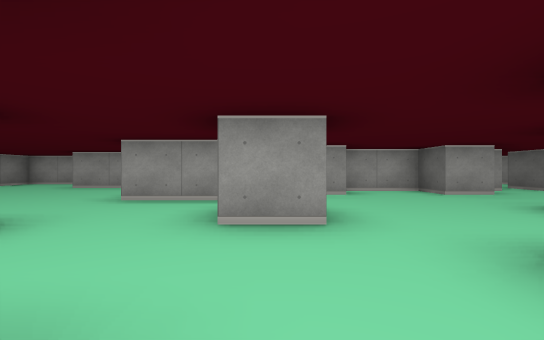
view 1 (above)

23 first-person views from a walk through a cub3D ray-caster map. The camera is about half as high as the walls, looks level and sees 90° across. The floor is counted in squares. Each view is taken from the middle of a square. On the plan, view 1 faces up. The plan holds only what a view shows up to about 9 squares ahead; the rest is blank.

view 2
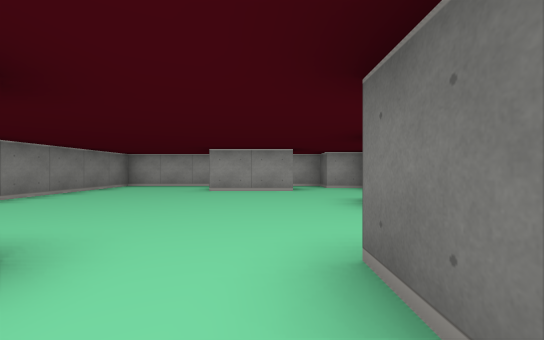

view 3
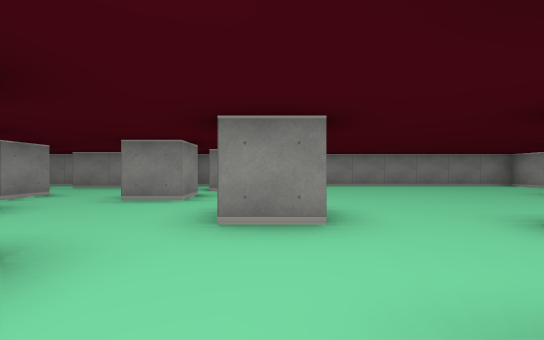

view 4
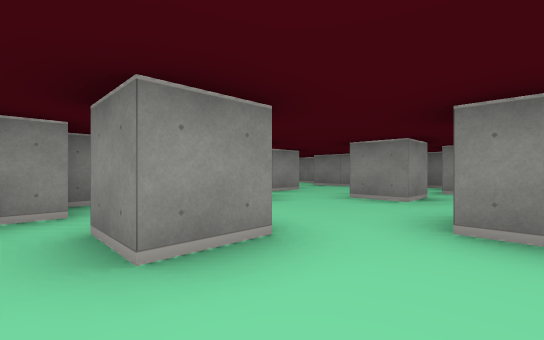

view 5
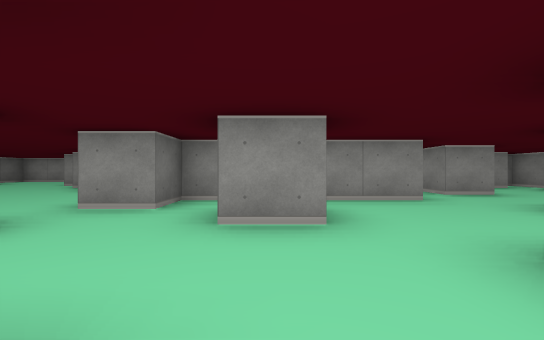

view 6
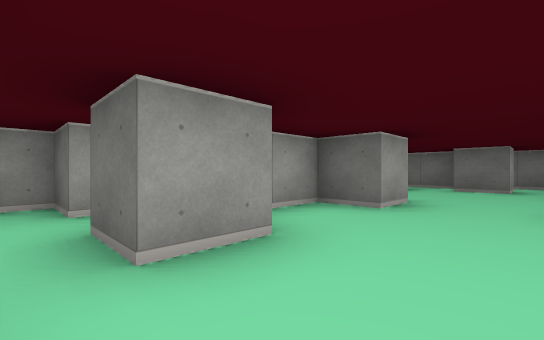

view 7
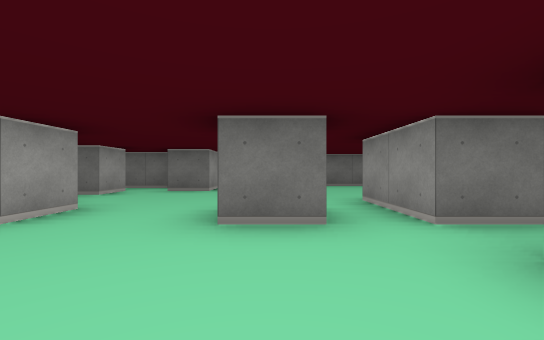

view 8
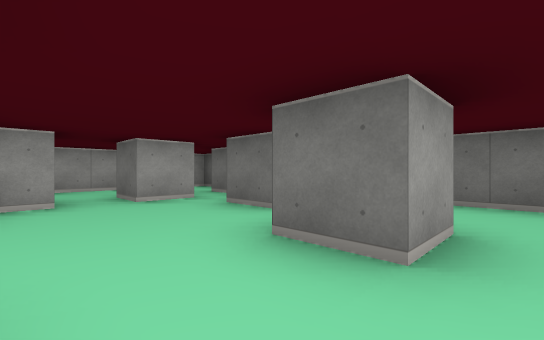

view 9
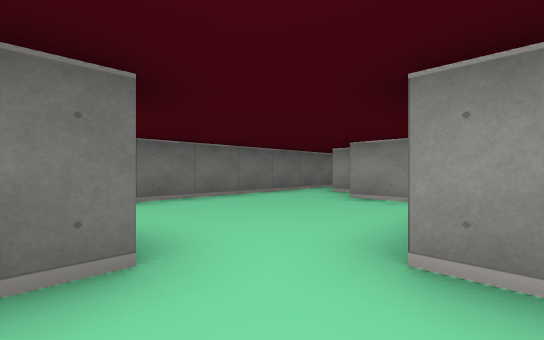

view 10
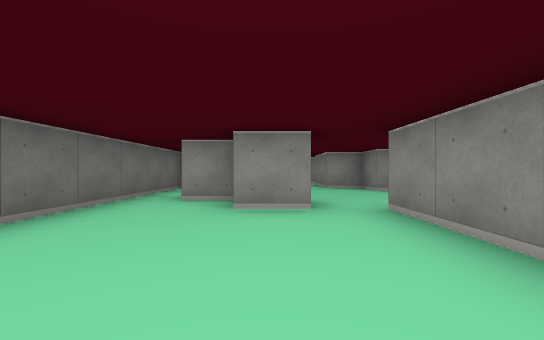

view 11
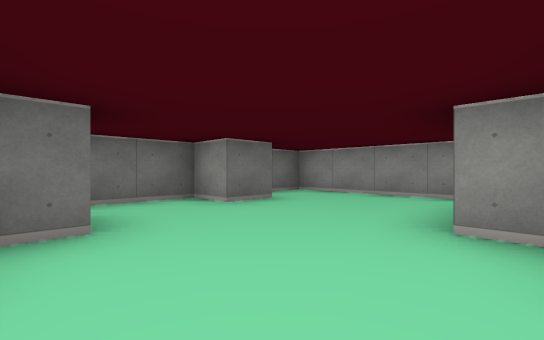

view 12
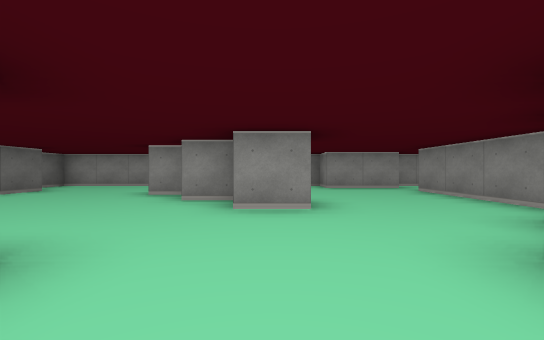

view 13
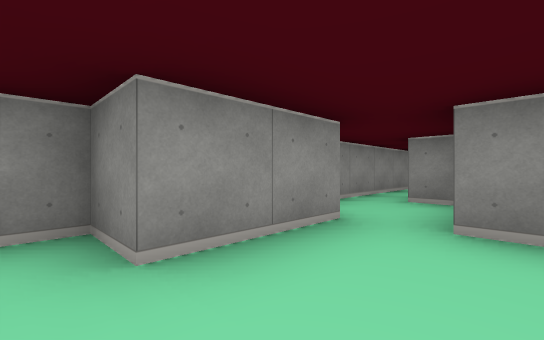

view 14
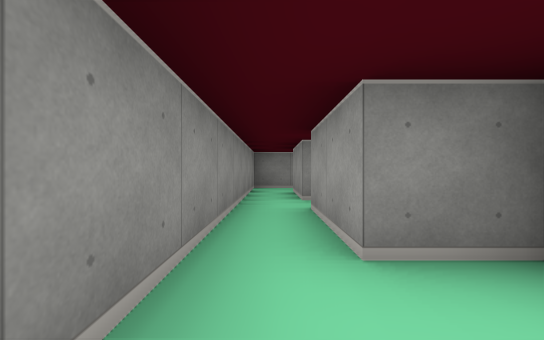

view 15
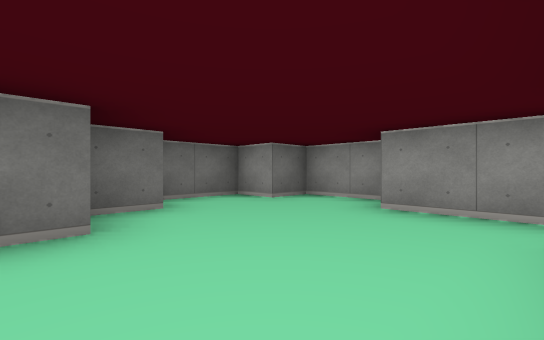

view 16
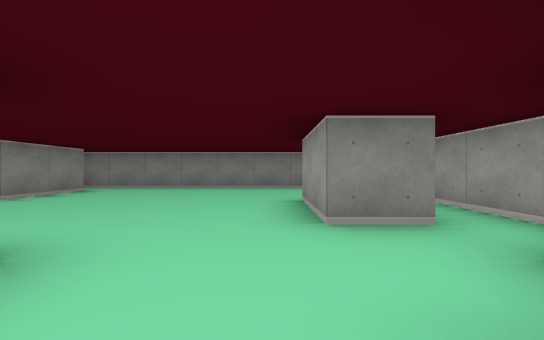

view 17
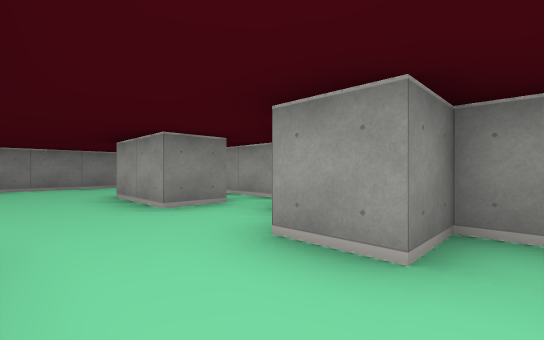

view 18
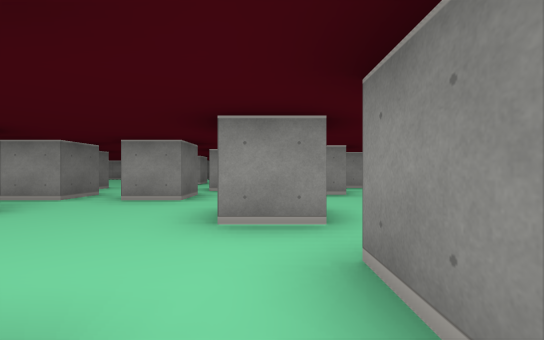

view 19
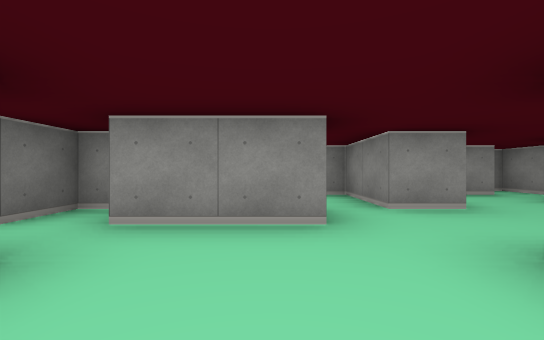

view 20
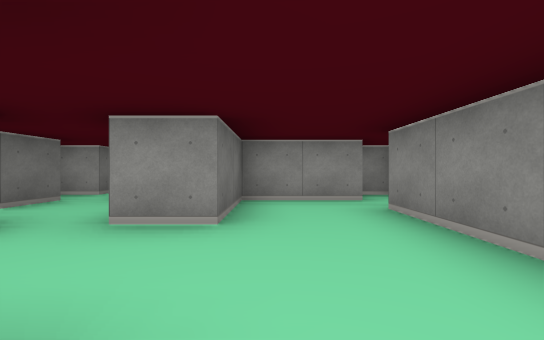

view 21
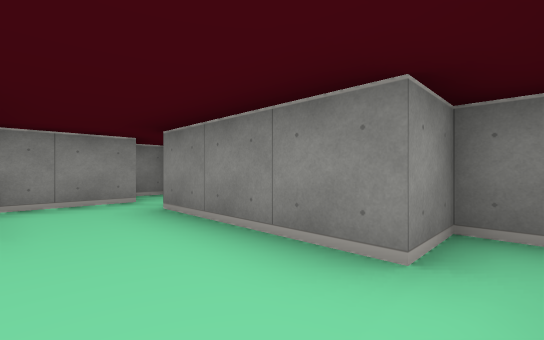

view 22
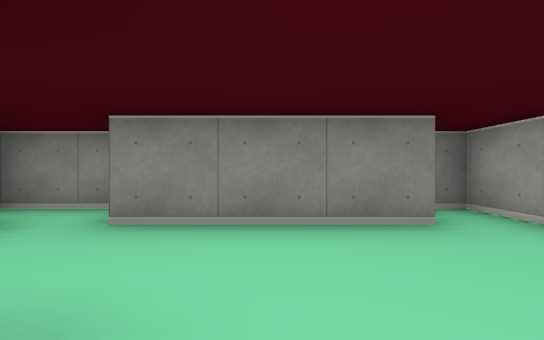

view 23
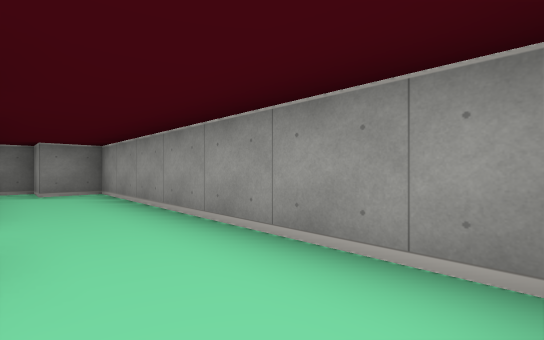

### Floor plan
Key: @ floor where view 1 was taken; # wall or solid block; . floor.
Columns run from 9 left of view 1 to 10 right of it. Each row starts with its distance up from view 1.
 10 ########   #########
  9 #......#####.......#
  8 #...##..#.#........
  7 #.........#####.#.#
  6 #.........##.#....#
  5 #......##........###
  4 #..................#
  3 #........#...#..#..#
  2 #.##..#............#
  1 ###........#.##....#
  0 #...#...#@....#....#
 -1 ##........#...#....#
 -2  #....##.##.....#..#
 -3 ##..#..###......##.#
 -4 #...#..##...#......#
 -5 #.####..#...##.....#
 -6 ###    ##....##...##
 -7 #.##.## ......#....#
 -8 #........##..##....#
 -9 ####################

Where each view was taken, in squares from view 1:
view 1: 0 up, 0 right, facing up
view 2: 1 up, 4 left, facing up
view 3: 2 up, 0 right, facing left
view 4: 2 up, 0 right, facing down-left
view 5: 3 up, 1 left, facing down
view 6: 4 up, 0 right, facing up-right
view 7: 3 up, 1 right, facing right
view 8: 2 up, 5 right, facing up-right
view 9: 3 up, 5 right, facing down-right
view 10: 2 up, 7 right, facing down
view 11: 3 down, 5 right, facing down-right
view 12: 0 up, 3 right, facing down
view 13: 6 down, 2 right, facing down-left
view 14: 8 down, 1 left, facing left
view 15: 4 down, 0 right, facing down-right
view 16: 7 up, 1 left, facing left
view 17: 6 up, 0 right, facing up-left
view 18: 6 up, 0 right, facing down
view 19: 1 up, 3 left, facing down
view 20: 0 up, 6 left, facing down
view 21: 0 up, 6 left, facing down-left
view 22: 2 down, 5 left, facing left
view 23: 8 up, 9 right, facing up-left
